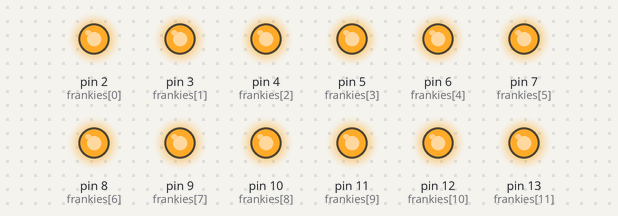
Simulated run of this sketch. Board: Arduino Uno, built with avr-gcc and run on an emulated ATmega328P. On the bench: output pins drawn as LEDs (lit = HIGH).

Above: at 0.1 s.
Timing chart, 0 to 1.6 s (numbered marks = the images above):
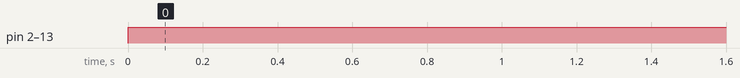

The sketch:

encendidos.ino
```cpp
int frankies[] = {2,3,4,5,6,7,8,9,10,11,12,13}; //lista con los pines de los frank
int frank_num = 12; //numero de franks

void setup(){
	//inicializa los pines de salida y los apaga
	for(int i=0; i<frank_num; i++){
		pinMode(frankies[i], OUTPUT);
		digitalWrite(frankies[i], LOW);
	}
}

void loop(){
	for(int i=0; i<frank_num; i++){
		digitalWrite(frankies[i], HIGH);
	}
}
```

Measured:
- by itself, pin 2 (frankies[0]), pin 3 (frankies[1]), pin 4 (frankies[2]), pin 5 (frankies[3]), pin 6 (frankies[4]), pin 7 (frankies[5]), pin 8 (frankies[6]), pin 9 (frankies[7]), pin 10 (frankies[8]), pin 11 (frankies[9]), pin 12 (frankies[10]), pin 13 (frankies[11]): LOW → HIGH at 0.00 s
